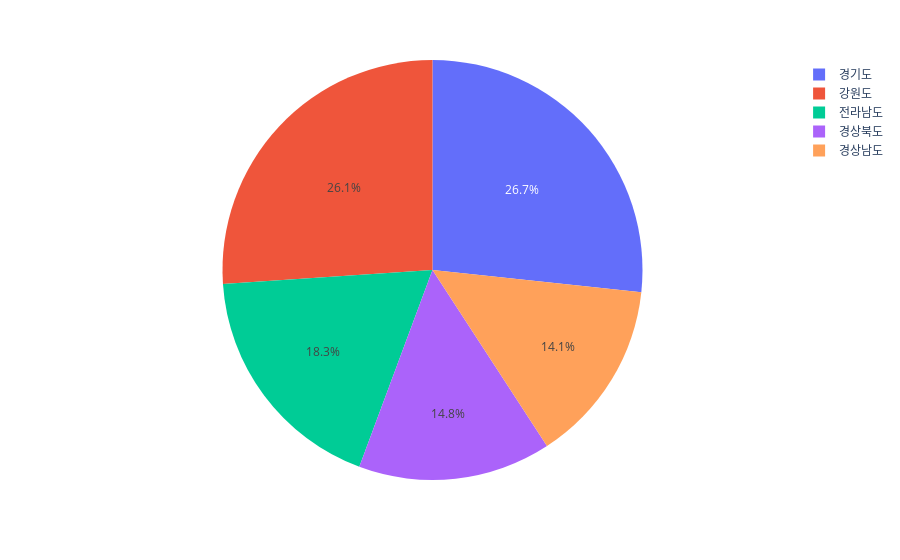
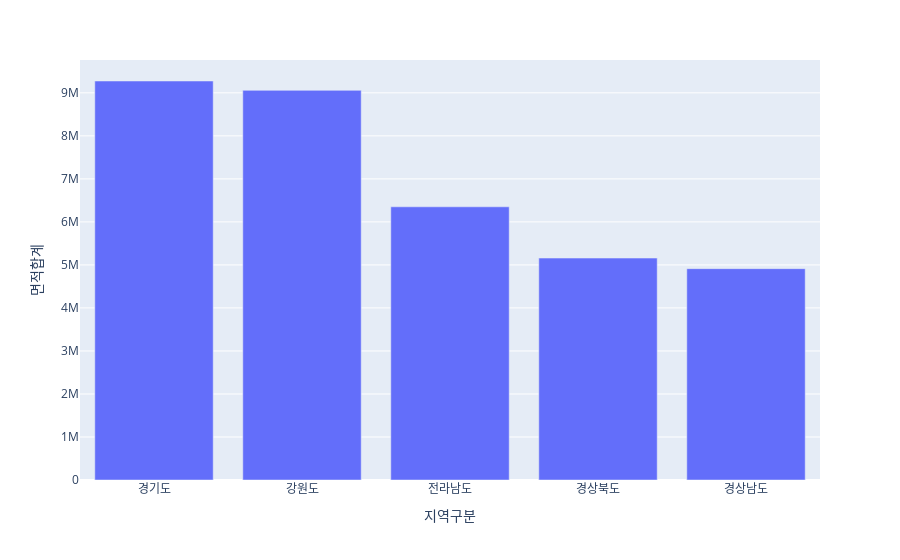

Notebook code cell kept with these figures, in order:
### Markdown cell above
- 상위 5개 지역별 매각면적

### Code cell
maegak_land_data_myun = maegak_land_data.copy()
grouped2 = maegak_land_data_myun.groupby('지역구분')
myun = grouped2['대장면적(제곱미터)'].agg(['sum']).sort_values('sum',ascending=False)
myun = myun.rename(columns={'sum':'면적합계'})
print(myun)
sel_myun_top5 = myun[:5]
fig3 = px.pie(sel_myun_top5,sel_myun_top5.index,sel_myun_top5['면적합계'])
fig3.show()
fig4 = px.bar(sel_myun_top5,sel_myun_top5.index,sel_myun_top5['면적합계'])
fig4.show()

### Figure 1 — Plotly figure (JSON) as saved in the notebook; plotly's stock layout.template omitted (floating-point values rounded to 4 significant figures)
{"data": [{"domain": {"x": [0, 1], "y": [0, 1]}, "hovertemplate": "지역구분=%{label}<br>면적합계=%{value}<extra></extra>", "labels": ["경기도", "강원도", "전라남도", "경상북도", "경상남도"], "legendgroup": "", "name": "", "showlegend": true, "type": "pie", "values": [9275308, 9057538, 6350718, 5159113, 4912821]}], "layout": {"legend": {"tracegroupgap": 0}, "margin": {"t": 60}}}

### Figure 2 — Plotly figure (JSON) as saved in the notebook; plotly's stock layout.template omitted (floating-point values rounded to 4 significant figures)
{"data": [{"alignmentgroup": "True", "hovertemplate": "지역구분=%{x}<br>면적합계=%{y}<extra></extra>", "legendgroup": "", "marker": {"color": "#636efa", "pattern": {"shape": ""}}, "name": "", "offsetgroup": "", "orientation": "v", "showlegend": false, "textposition": "auto", "type": "bar", "x": ["경기도", "강원도", "전라남도", "경상북도", "경상남도"], "xaxis": "x", "y": [9275308, 9057538, 6350718, 5159113, 4912821], "yaxis": "y"}], "layout": {"barmode": "relative", "legend": {"tracegroupgap": 0}, "margin": {"t": 60}, "xaxis": {"anchor": "y", "domain": [0, 1], "title": {"text": "지역구분"}}, "yaxis": {"anchor": "x", "domain": [0, 1], "title": {"text": "면적합계"}}}}
